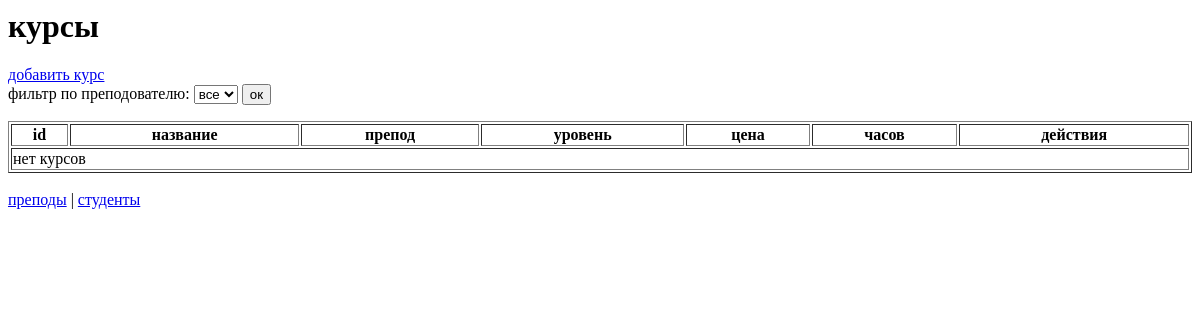
The page /schedule/courses/ on the database as committed earlier.
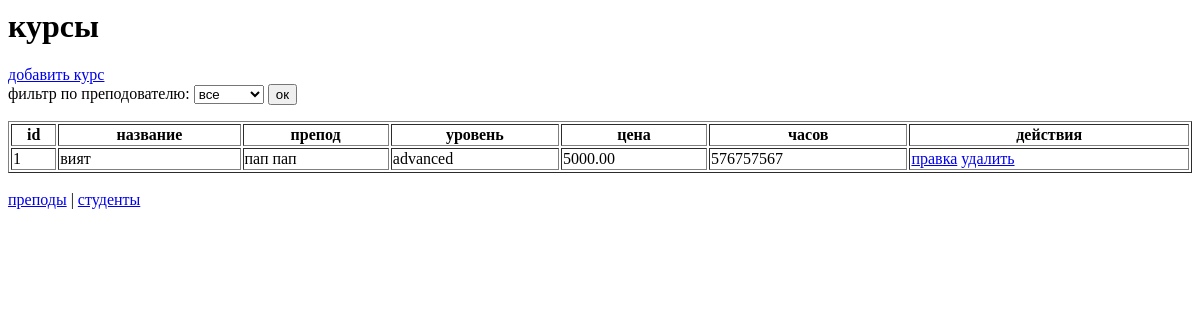
The same page on the database as committed later.
### schedule/models.py (models this page shows, shortened)
class Course(models.Model):
    LEVEL_CHOICES = [
        ('beginner', 'Начальный'),
        ('intermediate', 'Средний'),
        ('advanced', 'Продвинутый'),
    ]
    teacher = models.ForeignKey(
        Teacher,
        on_delete=models.SET_NULL,
        null=True,
        blank=True,
        related_name='courses',
        verbose_name="Преподаватель"
    )
    title = models.CharField(max_length=200, unique=True, verbose_name="Название")
    description = models.TextField(blank=True, verbose_name="Описание")
    level = models.CharField(max_length=20, choices=LEVEL_CHOICES, default='beginner')
    duration_hours = models.IntegerField(validators=[MinValueValidator(1)])
    price = models.DecimalField(max_digits=10, decimal_places=2, validators=[MinValueValidator(0)])
    max_students = models.IntegerField(default=30, validators=[MinValueValidator(1)])
    class Meta:
        verbose_name = "Курс"
        verbose_name_plural = "Курсы"

class Teacher(models.Model):
    first_name = models.CharField(max_length=50, verbose_name="Имя")
    last_name = models.CharField(max_length=50, verbose_name="Фамилия")
    email = models.EmailField(unique=True, verbose_name="Email")
    hire_date = models.DateField(default=datetime.date.today, verbose_name="Дата найма")
    salary = models.DecimalField(max_digits=10, decimal_places=2, null=True, blank=True)
    is_active = models.BooleanField(default=True, verbose_name="Активен")
    def __str__(self):
        return f"{self.last_name} {self.first_name}"
    class Meta:
        verbose_name = "Преподаватель"
        verbose_name_plural = "Преподаватели"

### schedule/views.py (the view)
# urls.py: path('courses/', views.course_list, name='course_list'),
def course_list(request):
    courses = Course.objects.all()
    teacher_filter = request.GET.get('teacher')
    if teacher_filter:
        courses = courses.filter(teacher_id=teacher_filter)
    teachers_with_course_count = Teacher.objects.annotate(
        course_count=Count('courses')
    ).filter(course_count__gt=0)
    context = {
        'courses': courses,
        'teachers': Teacher.objects.all(),
        'teachers_with_course_count': teachers_with_course_count,
    }
    return render(request, 'schedule/course_list.html', context)

### schedule/templates/schedule/course_list.html (shortened to what this page needs)
<h1>курсы</h1>
<a href="/schedule/course/create/">добавить курс</a>
<form method="get">
    фильтр по преподователю:
    <select name="teacher">
        <option value="">все</option>
    </select>
    <button type="submit">ок</button>
</form>
<table border="1" style="width:100%">
    <tr>
        <th>id</th>
        <th>название</th>
        <th>препод</th>
        <th>уровень</th>
        <th>цена</th>
        <th>часов</th>
        <th>действия</th>
    </tr>
    {% for course in courses %}
    <tr>
        <td>{{ course.id }}</td>
        <td>{{ course.title }}</td>
        <td>{% if course.teacher %}{{ course.teacher }}{% else %}-{% endif %}</td>
        <td>{{ course.level }}</td>
        <td>{{ course.price }}</td>
        <td>{{ course.duration_hours }}</td>
        <td>
            <a href="/schedule/course/{{ course.id }}/update/">правка</a>
            <a href="/schedule/course/{{ course.id }}/delete/">удалить</a>
        </td>
    </tr>
    {% empty %}
    <tr><td colspan="7">нет курсов</td></tr>
    {% endfor %}
</table>
<a href="/schedule/teachers/">преподы</a> |
<a href="/schedule/students/">студенты</a>

Rows that differ between the two databases and show on the page:
added Course: id "1", title "вият", teacher "пап пап", level "advanced", price "5000.00", duration_hours "576757567"
Other text that changed with them:
text no longer shown: "нет курсов"
